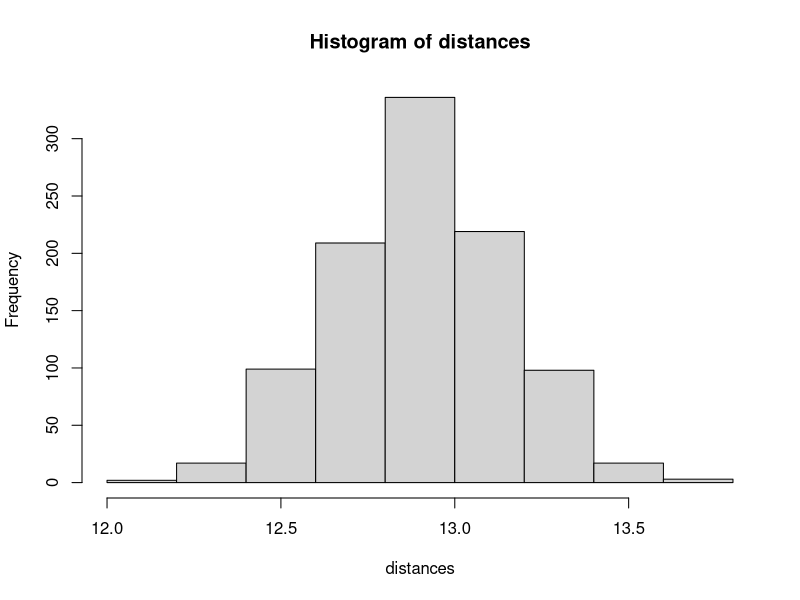

Generate this figure with R:
# NN (Euclidean) distances in high dimensions:

n <- 1000 # dimensions
num_sim <- 1000 # number of draws

# Note: num_sim needs to be >= n since the for loop below only runs until num_sim

# Let's draw random vectors from the unit cube [0,1]^n

length_of_unit_vector <- norm(rep(1,n), type="2")

distances <- rep(0, n)
for(i in 1:num_sim){
  x1 <- runif(n)
  x2 <- runif(n)
  distances[i] <- norm(x1 - x2, type = "2")
}

hist(distances)



